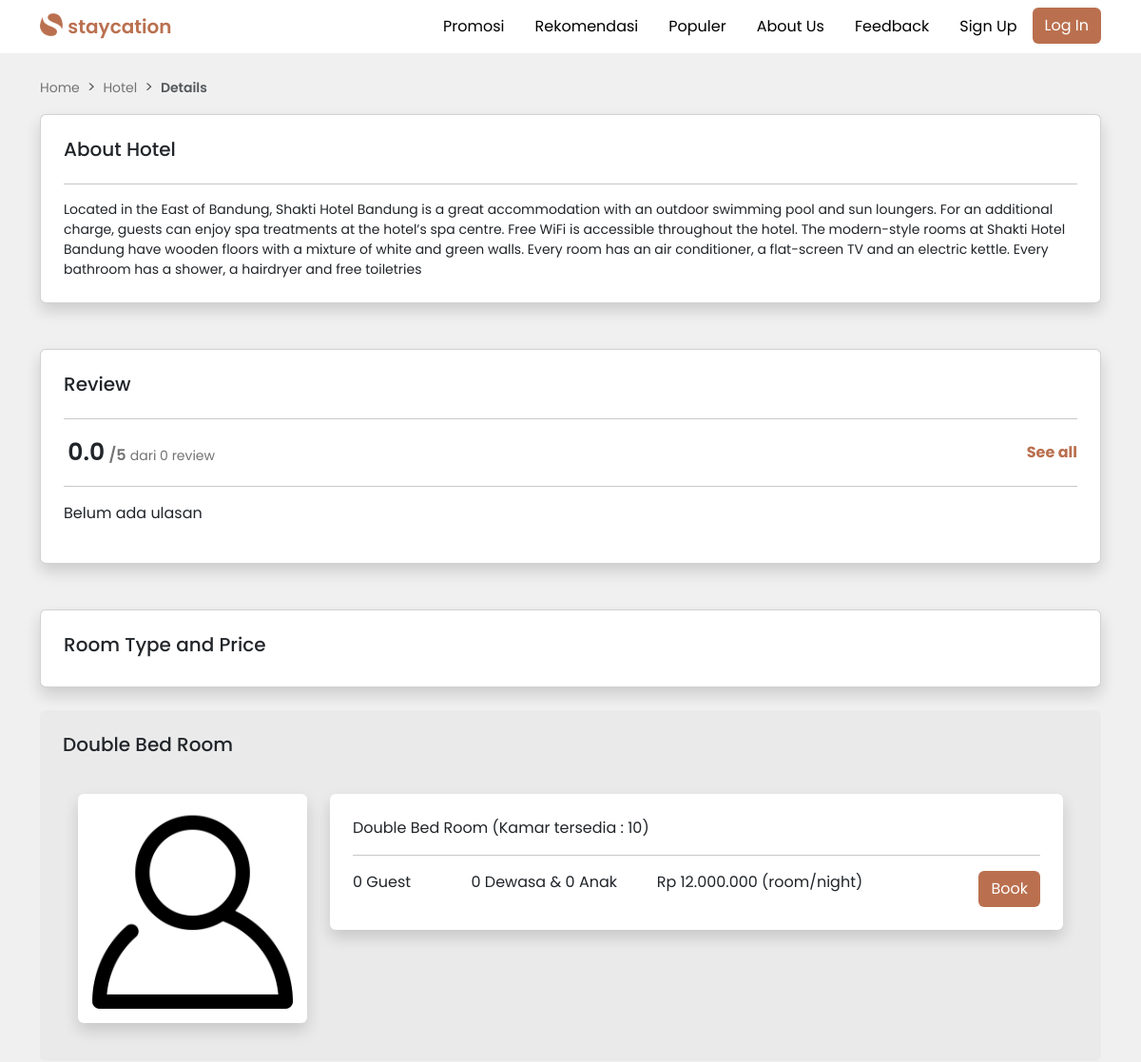
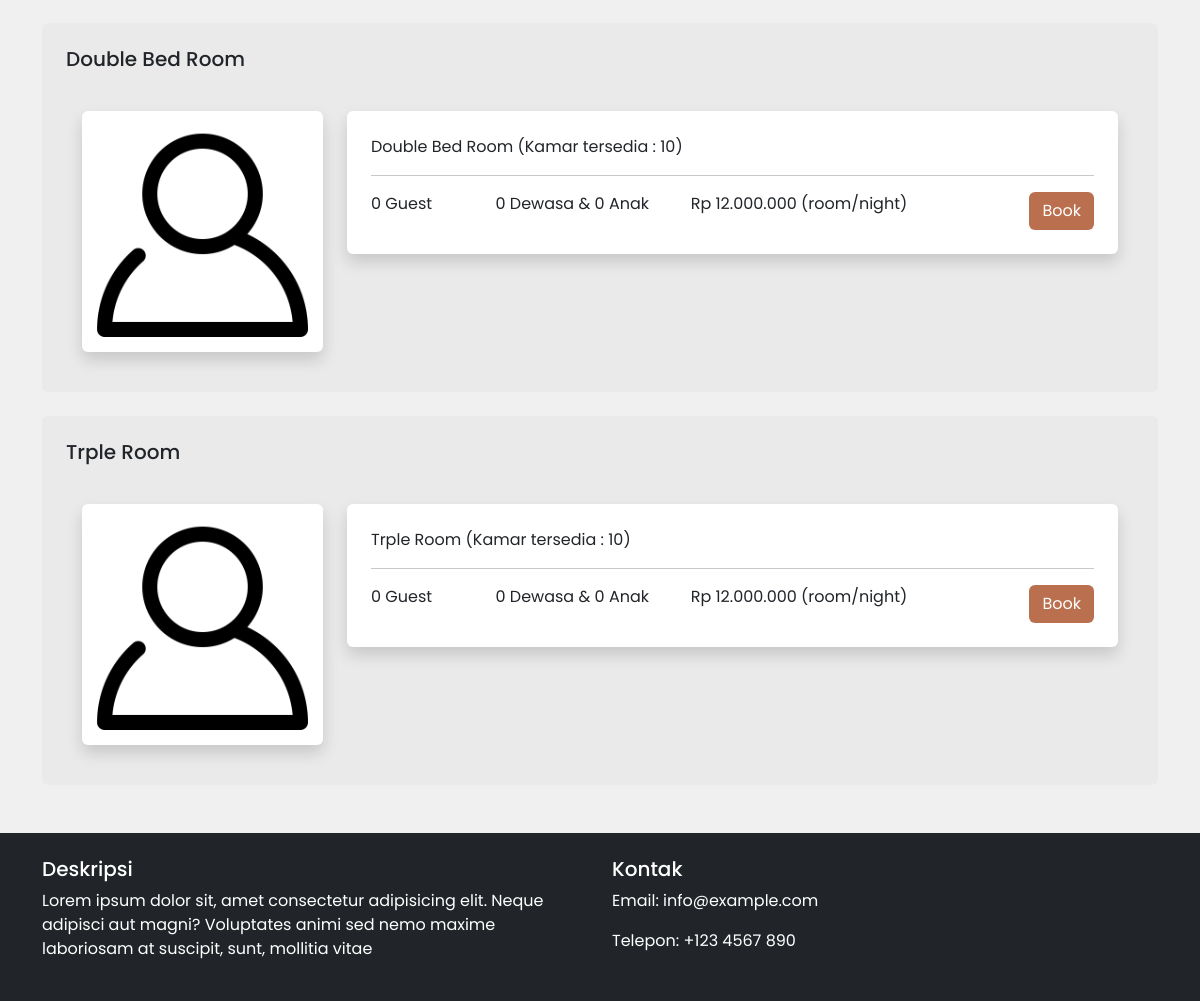
Screenshot of /dashboard/user/hotel-detail.php?id=1 with the database file from the repository (2 pictures, top to bottom).
### tables this page shows
CREATE TABLE `hotel` (
  `ID_HOTEL` int(11) NOT NULL,
  `EMAIL_HOTEL` varchar(40) NOT NULL,
  `PASSWORD` varchar(255) NOT NULL,
  `NAMA_HOTEL` varchar(35) NOT NULL,
  `TLP_HOTEL` varchar(15) NOT NULL,
  `ALAMAT` varchar(30) NOT NULL,
  `RATING` decimal(5,1) NOT NULL,
  `ULASAN` varchar(100) NOT NULL,
  `GAMBAR_HOTEL` varchar(255) NOT NULL,
  `DESKRIPSI` varchar(500) NOT NULL
);

CREATE TABLE `kamar` (
  `ID_KAMAR` int(11) NOT NULL,
  `ID_HOTEL` int(11) NOT NULL,
  `ID_TIPE_KAMAR` int(11) NOT NULL,
  `HARGA_KAMAR` decimal(10,0) NOT NULL,
  `STATUS_KAMAR` enum('Available','Unavailable') NOT NULL,
  `GAMBAR_KAMAR` varchar(255) NOT NULL,
  `JUMLAH_RUANGAN` int(20) NOT NULL,
  `DEWASA` int(11) NOT NULL,
  `ANAK` int(11) NOT NULL
);

CREATE TABLE `tipe_kamar` (
  `ID_TIPE_KAMAR` int(11) NOT NULL,
  `TIPE_KAMAR` varchar(20) NOT NULL
);

### dashboard/user/hotel-detail.php (the view, shortened to what this page needs)
<?php
    include '../../controller/koneksi.php';
    $id_hotel = $_GET['id'];
    $query = "SELECT * FROM hotel WHERE id_hotel = $id_hotel";
    $result = $koneksi->query($query);
    if ($result->num_rows > 0) {
        while ($row = $result->fetch_assoc()) {
           $deskripsi = $row['DESKRIPSI'];
        }
    }
    if (!isset($_SESSION['user_type']) || empty($_SESSION['user_type'])) {
        include '../../partials/header.php';
    } elseif ($_SESSION['user_type'] === 'tamu') {
        include '../../partials/header-login-noindex.php';
    }
?>
<div class="container mt-4">
  <nav style="--bs-breadcrumb-divider: '>';" aria-label="breadcrumb">
    <ol class="breadcrumb">
      <li class="breadcrumb-item"><a href="user.php">Home</a></li>
      <li class="breadcrumb-item"><a href="hotel-search.php">Hotel</a></li>
      <li class="breadcrumb-item active" aria-current="page"><span class="breadcrumb-item span">Details</span></li>
    </ol>
  </nav>
  <div class="card shadow p-2">
      <div class="card-body">
          <h5 class="card-title mb-4">About Hotel</h5>
          <hr>
          <p class="card-text details-about"><?php echo $deskripsi; ?></p>
      </div>
  </div>
  <div class="card shadow mt-5 p-2">
      <div class="card-body">
        <h5 class="card-title mb-4">Review</h5>
            <hr>
            <div class="d-flex justify-content-between align-items-center">
            <?php
                $queryRating = "SELECT AVG(rating) AS avg_rating, COUNT(id_ulasan) AS total_reviews FROM ulasan WHERE id_hotel = $id_hotel";
                $resultRating = $koneksi->query($queryRating);
                if ($resultRating->num_rows > 0) {
                    $rowRating = $resultRating->fetch_assoc();
                    $avgRating = $rowRating['avg_rating'];
                    $totalReviews = $rowRating['total_reviews'];
            ?>
                 <div class="rating">
                <span class="sum-rate"><?php echo number_format($avgRating, 1); ?></span>
                <span class="sum-rate-total">/5</span>
                <span class="sum-rate-view">dari <?php echo $totalReviews; ?> review</span>
            </div>
            <?php
            } else {
                echo "Tidak ada ulasan.";
            }
            ?>
            <a href="#" class="see-all text-decoration-none fw-bold">See all</a>
        </div>
        <hr>
          <div class="row">
            <?php
                $queryUlasan = "SELECT ulasan.*, tamu.nama_tamu FROM ulasan
                JOIN tamu ON ulasan.email_tamu = tamu.email_tamu
                WHERE id_hotel = $id_hotel LIMIT 4";
                $resultUlasan = $koneksi->query($queryUlasan);
                if ($resultUlasan->num_rows > 0) {
                    while ($row = $resultUlasan->fetch_assoc()) {
                        $reviewerName = $row['nama_tamu'];
                        $rating = $row['RATING'];
                        $reviewText = $row['KOMENTAR'];
                        $reviewerDate = date('d M Y', strtotime($row['TGL_REVIEW']));
            ?>
            <div class="col-md-6">
                <div class="d-flex mt-3 justify-content-between mt-3">
                    <span class="reviewer-name"><?php echo $reviewerName; ?></span>
                    <span class="reviewer-date"><?php echo $reviewerDate; ?></span>
                </div>
                <div class="rating">
                    <?php
                    for ($i = 1; $i <= 5; $i++) {
                        if ($i <= $rating) {
                            echo '<span class="fa fa-star"></span>';
                        } else {
                            echo '<span class="fa fa-star-o"></span>';
                        }
                    }
                    ?>
                </div>
                <p class="review-text"><?php echo $reviewText; ?></p>
            </div>
            <?php
                    }
                } else {
                    echo "<p>Belum ada ulasan</p>";
                }
            ?>
        </div>
    </div>
  </div>
    <div class="card shadow mt-5 p-2">
      <div class="card-body">
        <h5 class="card-title">Room Type and Price</h5>
      </div>
    </div>
<?php
    $query = "SELECT kamar.*, tipe_kamar.tipe_kamar, kamar.dewasa + kamar.anak AS jumlah_guest
            FROM kamar
            JOIN hotel ON kamar.ID_HOTEL = hotel.ID_HOTEL
            JOIN tipe_kamar ON kamar.id_tipe_kamar = tipe_kamar.id_tipe_kamar
            WHERE kamar.id_hotel = $id_hotel;";
    $result = $koneksi->query($query);
    if ($result->num_rows > 0) {
        while ($row = $result->fetch_assoc()) {
        ?>
            <div class="card card-room p-4 mt-4">
                <h5 class="card-title mb-4"><?php echo $row['tipe_kamar']; ?></h5>
                <div class="card-body">
                    <div class="row">
                        <div class="col-md-3">
                            <div class="card shadow border-0">
                                <img src="../../img/banner/1.png" alt="" class="rounded">
                            </div>
                        </div>
                        <div class="col">
                            <div class="card shadow border-0 p-2">
                                <div class="card-body">
                                    <span class="title-room"><?php echo $row['tipe_kamar'].' (Kamar tersedia : '.$row['JUMLAH_RUANGAN'].')'; ?></span>
                                    <hr>
                                    <div class="row">
                                        <div class="col-2">
                                            <?php echo $row['jumlah_guest'] . " Guest"; ?>
                                        </div>
                                        <div class="col-3">
                                            <?php echo $row['DEWASA']." Dewasa & ". $row['ANAK']." Anak"; ?>
                                        </div>
                                        <div class="col-4">
                                            <div class="price-tag text-end">
                                                <span>Rp <?php echo number_format($row['HARGA_KAMAR'], 0, ',', '.'); ?> (room/night)</span>
                                            </div>
                                        </div>
                                        <div class="col-3">
                                            <a class="btn btn btn-custom-book" href="book.php?id='<?php echo $row['ID_KAMAR']; ?>'">Book</a>
                                        </div>
                                    </div>
                                </div>
                            </div>
                        </div>
                    </div>
                </div>
            </div>
<?php
        }
    } else {
        echo "Tidak ada data kamar yang ditemukan.";
    }
?>
</div>
<?php
  include '../../partials/footer.php'
 ?>

### style.css (style rules this page uses)
body { background-color: #f0f0f0; }
* { font-family: 'Poppins', sans-serif; }
.breadcrumb-item a { color: #737373; text-decoration: none; font-size: 14px; }
.breadcrumb-item.span { font-size: 14px; font-weight: 600; }
.card-text.details-about { font-size: 14px; }
.see-all { color: #BA704F; }
.sum-rate { font-weight: 600; font-size: 25px; }
.sum-rate-total { color: #737373; font-weight: 600; }
.sum-rate-view { font-size: 14px; color: #737373; }
.card.card-room { background-color: #a0a0a013; border: none; }
.btn.btn-custom-book { background-color: #BA704F; color: #ffffff; float: right; }

### rows the page displays
hotel: DESKRIPSI "Located in the East of Bandung, Shakti Hotel Bandung is a great accommodation with an outdoor swimming pool and sun loungers. For an additional charge, guests can enjoy spa treatments at the hotel’s spa centre. Free WiFi is accessible throughout the hotel. The modern-style rooms at Shakti Hotel Bandung have wooden floors with a mixture of white and green walls. Every room has an air conditioner, a flat-screen TV and an electric kettle. Every bathroom has a shower, a hairdryer and free toiletries"
kamar: ID_TIPE_KAMAR.TIPE_KAMAR "Double Bed Room", JUMLAH_RUANGAN "10", jumlah_guest "0", DEWASA "0", ANAK "0", HARGA_KAMAR "12.000.000"
kamar: ID_TIPE_KAMAR.TIPE_KAMAR "Double Bed Room", JUMLAH_RUANGAN "10", jumlah_guest "0", DEWASA "0", ANAK "0", HARGA_KAMAR "12.000.000"
kamar: ID_TIPE_KAMAR.TIPE_KAMAR "Trple Room", JUMLAH_RUANGAN "10", jumlah_guest "0", DEWASA "0", ANAK "0", HARGA_KAMAR "12.000.000"

### other values shown
$avgRating "0.0"
$totalReviews "0"
